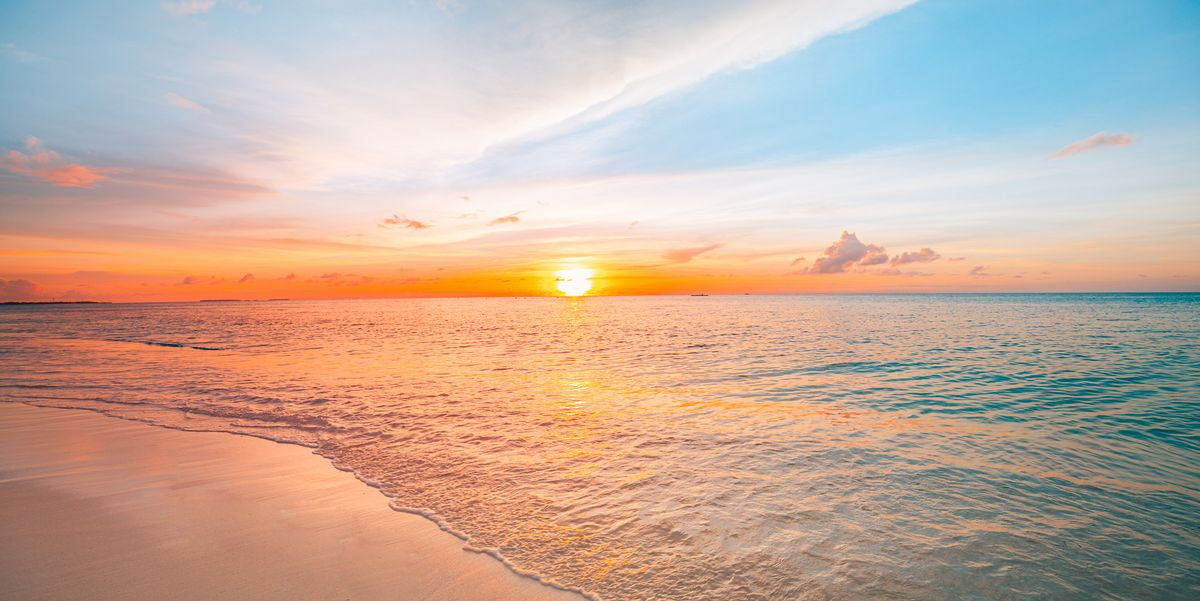
#> input picture codes/images/sunset.jpg, 1200 x 601 px
$ python intensity_hist.py
#> lines starting #> are read from the running program, lines starting #| are printed output that depends on the picture
import cv2
import numpy as np
import matplotlib.pyplot as plt

# load colored image
img = cv2.imread('./images/sunset.jpg')
#> img is the input picture: shape (601, 1200, 3); mean B, G, R 158.3, 172.7, 196.5

# get the gray image based on the color one
gray = cv2.cvtColor(img, cv2.COLOR_BGR2GRAY)
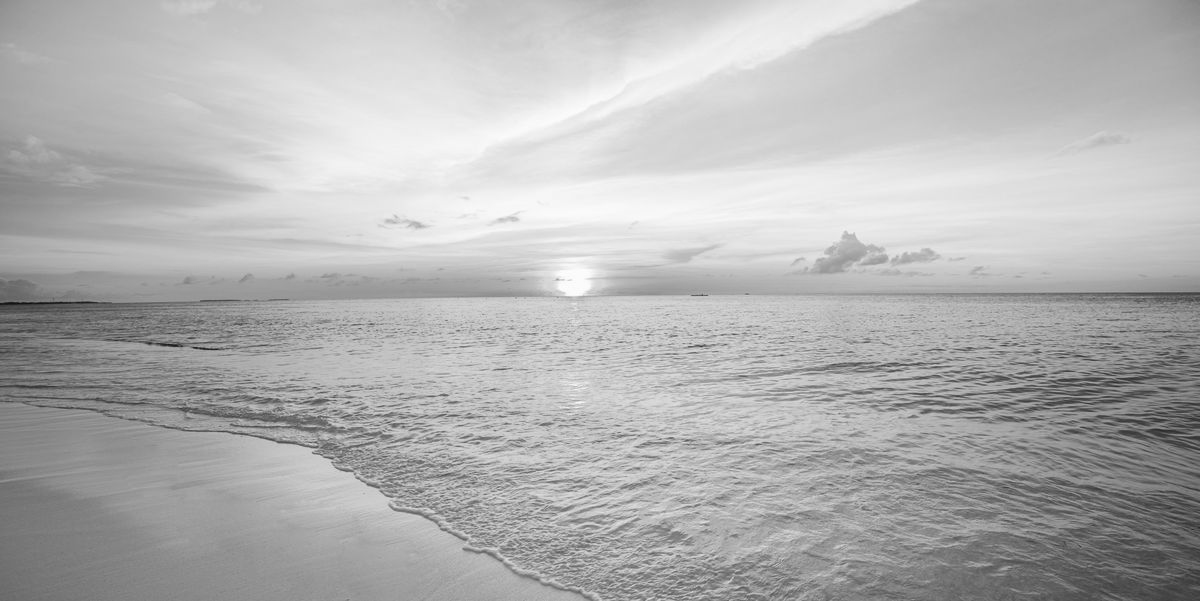
#> gray: shape (601, 1200); min 11, max 255, mean 178.2

# calculate histogram
hist = cv2.calcHist([gray], [0], None, [256], [0, 256])
#> hist = 256 values, max 7989 at index 199, min 0 at index 0, mean 2817.2

# plot
fig, ax = plt.subplots(1, 2, figsize=(12,6))
ax[0].imshow(cv2.cvtColor(img, cv2.COLOR_BGR2RGB))
ax[0].set_title('Colored Image')
ax[0].axis('off')
ax[1].plot(hist, color='gray')
ax[1].set_title('Intensity Histogram')
ax[1].set_xlabel('Bins')
ax[1].set_ylabel('Frequency')
plt.show()
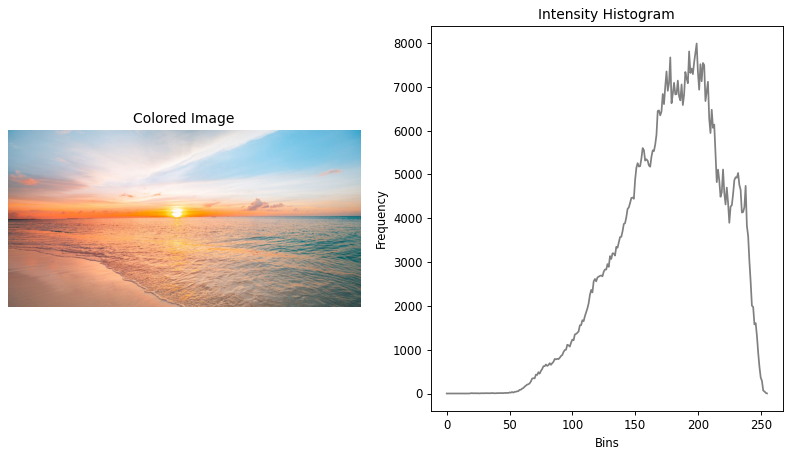
#> figure drawn by matplotlib, 2 panels; panel 2: curve peaks at x = 199, y = 7989

$ run again, with codes/images/bright.jpeg copied over codes/images/sunset.jpg
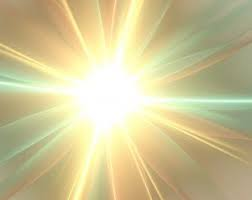
#> input picture codes/images/bright.jpeg, 252 x 200 px
#> img is the input picture: shape (200, 252, 3); mean B, G, R 150, 196.6, 205.9
#> `gray = cv2.cvtColor(img, cv2.COLOR_BGR2GRAY)`:
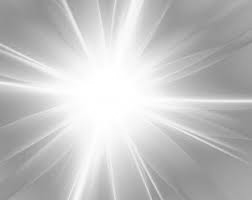
#> gray: shape (200, 252); min 136, max 255, mean 194.1
#> hist = 256 values, max 1568 at index 255, min 0 at index 0, mean 196.9
#> `plt.show()`:
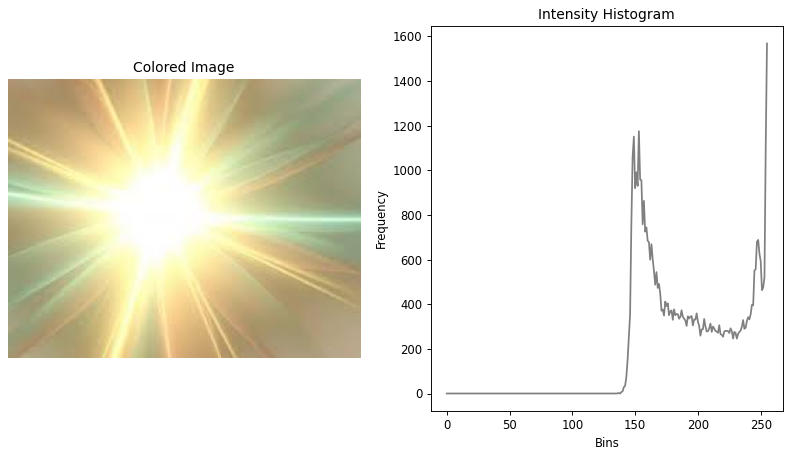
#> figure drawn by matplotlib, 2 panels; panel 2: curve peaks at x = 255, y = 1568
